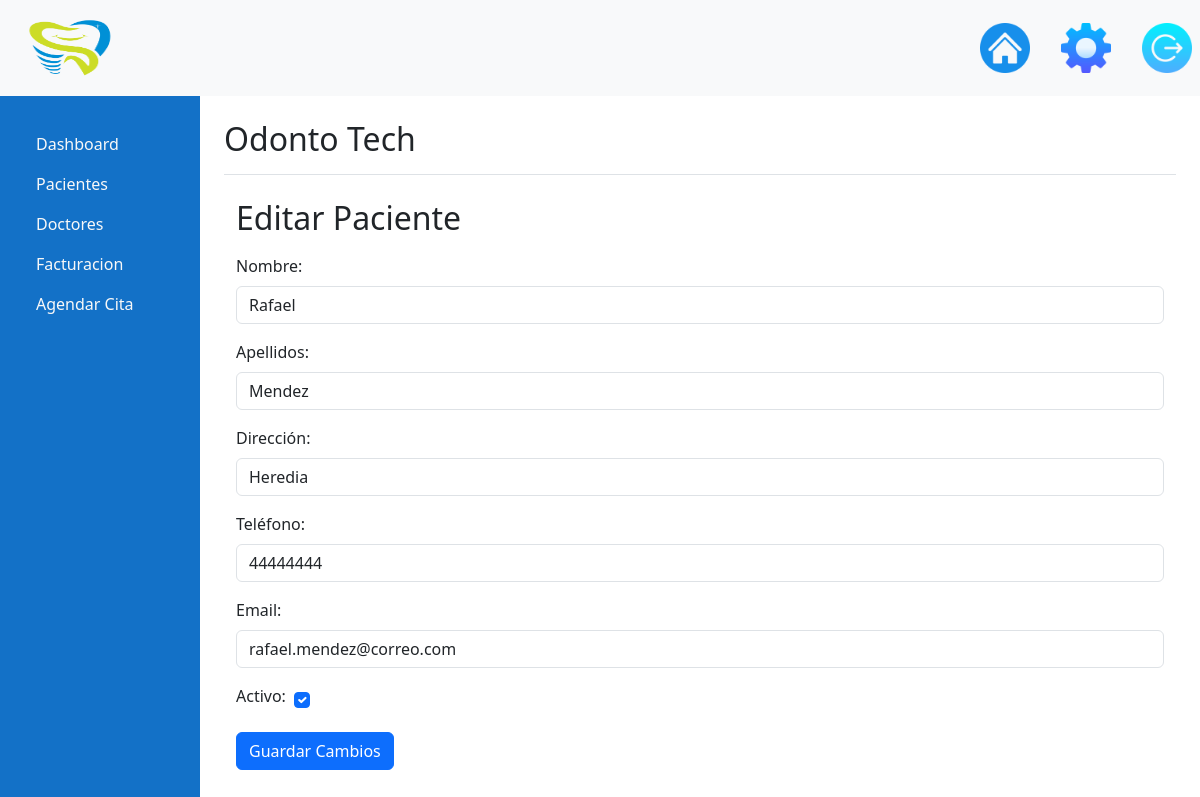
Before: /Pacientes/details/edit/8/ (signed in) with the older database file.
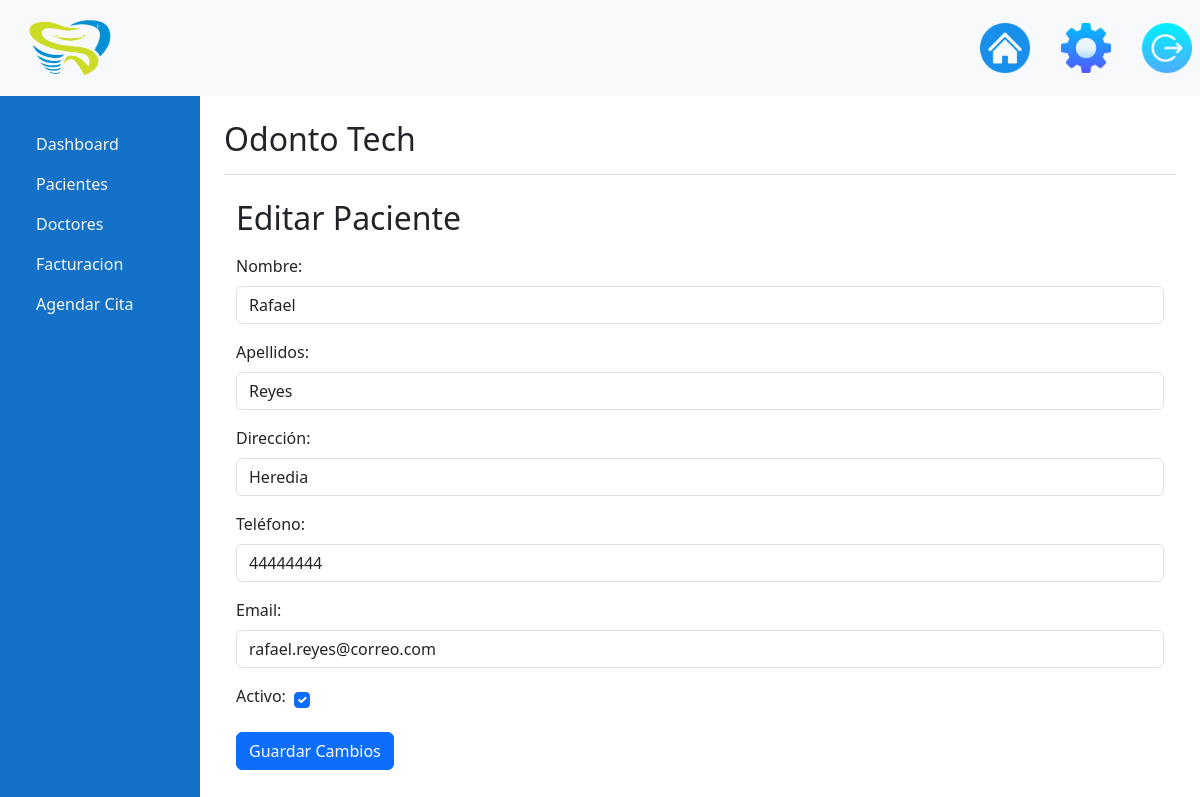
After: the same page with the newer database file.
### Pacientes/models.py (models this page shows, shortened)
class Pacientes(models.Model):
    id = models.AutoField(primary_key=True)
    PacientesNombre = models.CharField(max_length=100, null=False, blank=False, verbose_name="Nombre")
    PacientesApellido = models.CharField(max_length=100, null=False, blank=False, verbose_name="Apellidos")
    PacientesDireccion = models.CharField(max_length=100, null=False, blank=False, verbose_name="Dirección")
    PacientesTelefono = models.CharField(max_length=10, null=False, blank=False, verbose_name="Teléfono")
    PacientesEmail = models.CharField(max_length=100, null=False, blank=False, verbose_name="Email")
    PacientesEmailNormalizado = models.CharField(max_length=100, null=False, blank=False, verbose_name="Email Normalizado")
    PacientesActivo = models.BooleanField(default=True, verbose_name="Activo")
    class Meta:
        verbose_name_plural = "Pacientes"

### Pacientes/views.py (the view)
# urls.py: path('details/edit/<int:pk>/', views.pacient_edit, name='edit'),
def pacient_edit(request, pk):
    paciente = Pacientes.objects.get(pk=pk)
    if request.method == "POST":
        form = PacienteForm(request.POST, instance=paciente)
        if form.is_valid():
            form.save()
            messages.success(request, 'Se ha actualizado el paciente exitosamente.')
            return redirect('edit', pk=pk)  # Redirige a la misma página de edición
    else:
        form = PacienteForm(instance=paciente)
    return render(request, 'edit_paciente.html', {'form': form})

### Pacientes/forms.py
class PacienteForm(forms.ModelForm):
    class Meta:
        model = Pacientes
        fields = ['PacientesNombre', 'PacientesApellido', 'PacientesDireccion', 'PacientesTelefono', 'PacientesEmail',
                  'PacientesActivo']
    def __init__(self, *args, **kwargs):
        super().__init__(*args, **kwargs)
        self.fields['PacientesNombre'].widget.attrs.update({'class': 'form-control'})
        self.fields['PacientesApellido'].widget.attrs.update({'class': 'form-control'})
        self.fields['PacientesDireccion'].widget.attrs.update({'class': 'form-control'})
        self.fields['PacientesTelefono'].widget.attrs.update({'class': 'form-control'})
        self.fields['PacientesEmail'].widget.attrs.update({'class': 'form-control'})
        self.fields['PacientesActivo'].widget.attrs.update({'class': 'form-check-input ' + 'm-2'})

### templates/edit_paciente.html (shortened to what this page needs)
{% extends 'base.html' %}
{% block content %}
<div class="container mt-4">
  <h2>Editar Paciente</h2>
  <form method="post">
    {{ form.as_p }}
    <button type="submit" class="btn btn-primary">Guardar Cambios</button>
  </form>
</div>
{% endblock %}

Changed rows visible on the page:
changed Pacientes "Rafael": PacientesApellido "Mendez" → "Reyes"; PacientesEmail "rafael.mendez@correo.com" → "rafael.reyes@correo.com"
